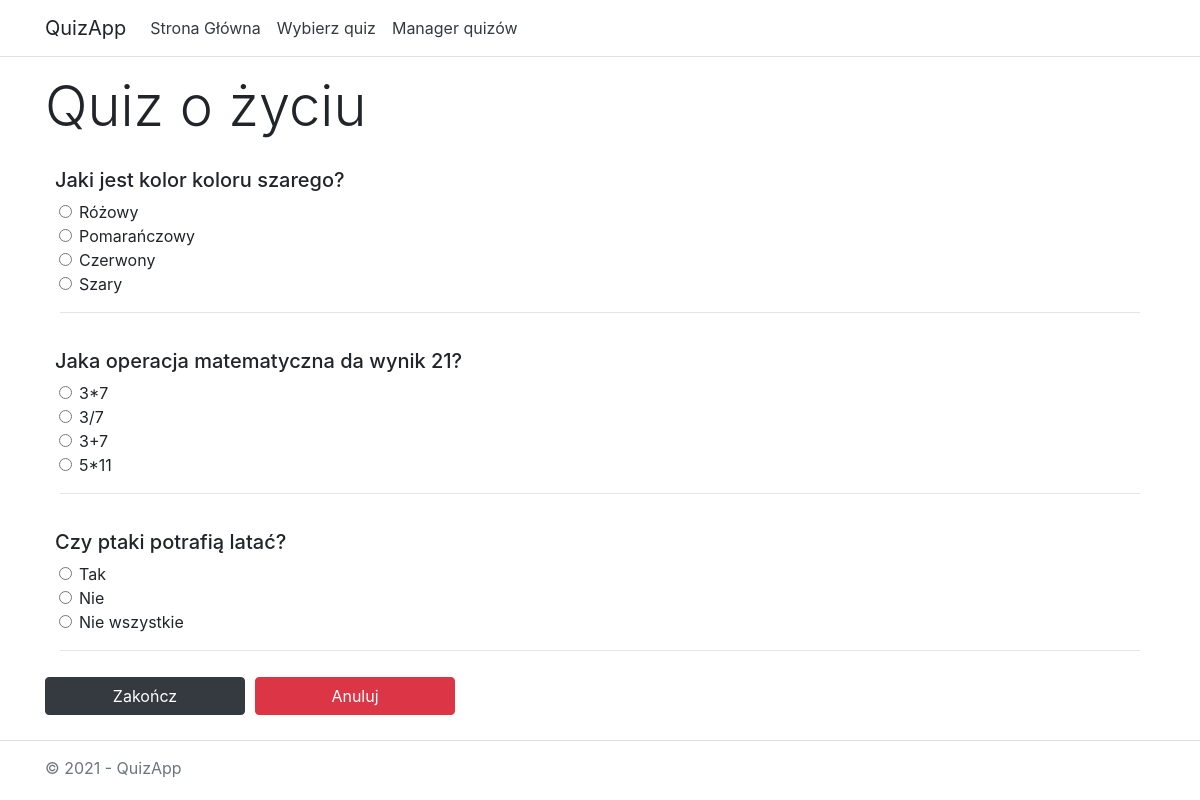
Before: /quizzes/solve/7/ with the older database file.
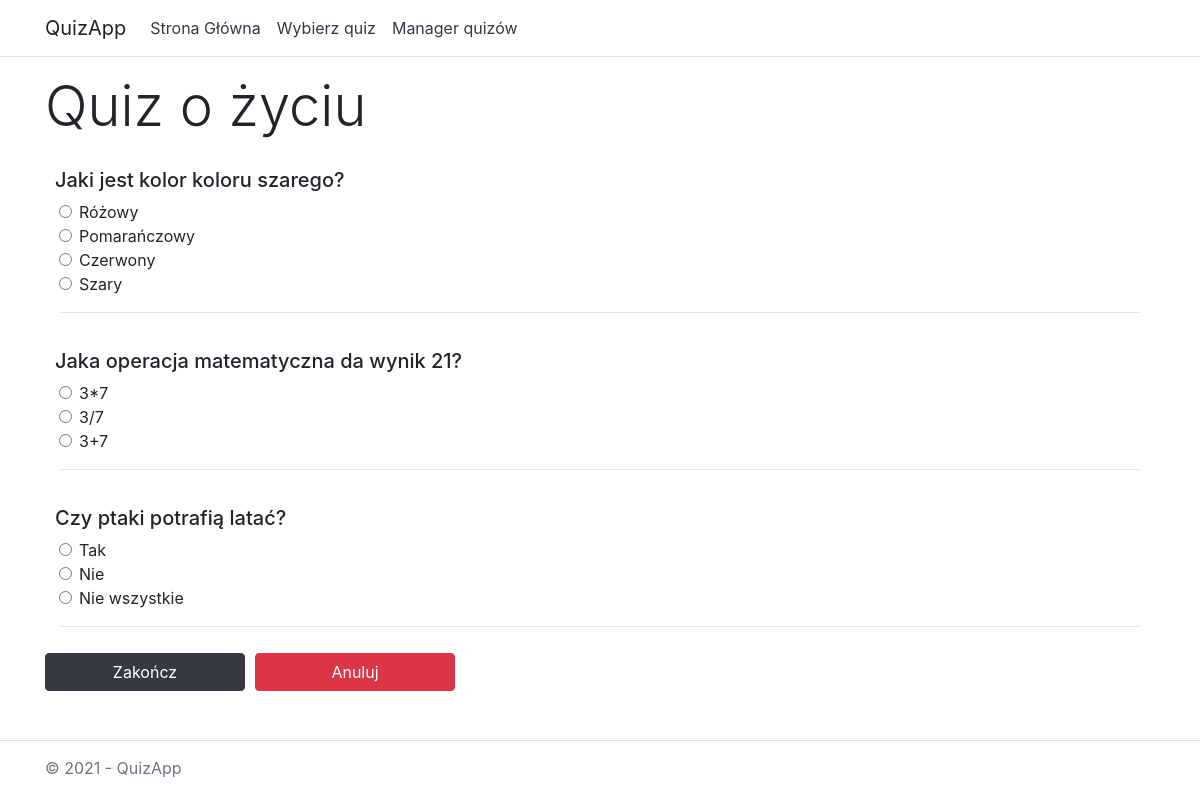
After: the same page with the newer database file.
### quizzes/models.py (models this page shows, shortened)
class Question(models.Model):
    quiz = models.ForeignKey(Quiz, on_delete=models.CASCADE)
    contents = models.CharField(max_length=512)

class Answer(models.Model):
    question = models.ForeignKey(Question, on_delete=models.CASCADE)
    contents = models.CharField(max_length=512)
    is_true = models.BooleanField(default=False)

### quizzes/views.py (the view)
# urls.py: path('solve/<int:quiz_id>/', views.solve, name='solve'),
def solve(request, quiz_id):
    quiz = get_object_or_404(Quiz, id=quiz_id)
    template = loader.get_template('quizzes/solve.html')
    context = {
        'quiz': quiz,
    }
    return HttpResponse(template.render(context, request))

### quizzes/templates/quizzes/solve.html (shortened to what this page needs)
{% load static %}
<!DOCTYPE html>
<html lang="en">
<head>
    <link rel="stylesheet" type="text/css" href="{% static 'quizzes/bootstrap.css' %}" />
</head>
<body>
    <header>
        <nav class="navbar navbar-expand-sm navbar-toggleable-sm navbar-light bg-white border-bottom box-shadow mb-3">
            <div class="container">
                <a class="navbar-brand" style="user-select: none" >QuizApp</a>
                <div class="navbar-collapse collapse d-sm-inline-flex justify-content-between">
                    <ul class="navbar-nav flex-grow-1">
                        <li class="nav-item">
                            <a href="/quizzes/" class="nav-link text-dark" >Strona Główna</a>
                        </li>
                        <li class="nav-item">
                            <a href="/quizzes/select" class="nav-link text-dark" >Wybierz quiz</a>
                        </li>
                        <li class="nav-item">
                            <a href="/quizzes/manage" class="nav-link text-dark" >Manager quizów</a>
                        </li>
                    </ul>
                </div>
            </div>
        </nav>
    </header>
    <div class="container" style="padding-bottom: 60px">
        <main role="main" class="pb-3">
            <div class="container">
                {% if quiz.question_set.all|length == 0 %}
                    <div class="d-flex justify-content-center" style="margin-top: 30px">
                        <h1 class="display-4 text-center">{{ quiz.title }} nie zawiera żadnych ptyań.</h1>
                    </div>
                    <div class="d-flex justify-content-center" style="margin-top: 20px">
                        <a href="/quizzes/select" class="btn btn-dark btn-lg" style="margin-top: 10px; margin-left: 10px; width: 200px">Powrót</a>
                    </div>
                {% else %}
                <div class="row">
                <h1 class="display-4">{{ quiz.title }}</h1>
                </div>
                <form action="{% url 'result' quiz.id %}" method="post">
                    {% for question in quiz.question_set.all %}
                        <div class="row" style="margin-left: -5px">
                            <div class="media">
                                <div class="media-body">
                                    <h5 style="margin-top: 20px">{{ question.contents }}</h5>
                                        {% for answer in question.answer_set.all %}
                                            <div class="form-check" style="margin-left: 4px">
                                                <input class="form-check-input" id="answer{{ forloop.counter }}" name="answer{{ question.id }}" type="radio" value={{ answer.is_true }}>
                                                <label class="form-check-label" for="answer{{ forloop.counter }}">{{ answer.contents }}</label>
                                            </div>
                                        {% endfor %}
                                </div>
                            </div>
                        </div>
                        <hr>
                    {% endfor %}
                    <div class="row">
                        <input type="submit" id="sendBtn" class="btn btn-dark" type="submit"  style="margin-top: 10px; color: white; width: 200px" value="Zakończ">
                        <a href="/quizzes/select" class="btn btn-danger" style="margin-top: 10px; margin-left: 10px; width: 200px">Anuluj</a>
                    </div>
                </form>
            {% endif %}
            </div>
        </main>
    </div>
    <div class="navbar-fixed-bottom" style="position: fixed; height: 60px; bottom: 0; width: 100%; user-select: none; z-index: 100; background-color: white">
    <footer class="border-top footer text-muted" >
        <div class="container" style="margin-top: 15px">
            &copy; 2021 - QuizApp
        </div>
    </footer>
    </div>
</body>
</html>

Changed rows visible on the page:
removed Answer: contents "5*11", shown under Question "Jaka operacja matematyczna da wynik 21?"
